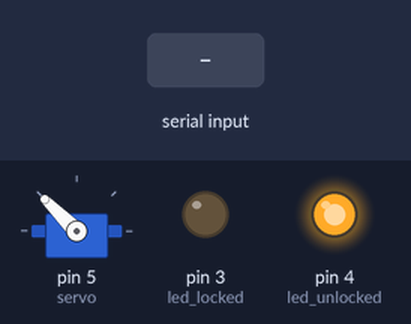
This sketch was run on a simulated Arduino Uno, built with avr-gcc and run on an emulated ATmega328P. Shown: servo, output pins drawn as LEDs (lit = HIGH). Inputs (shaded band) come from the test bench. What the sketch prints to the serial monitor is not drawn.

Above: at 1.2 s.
1.3 s: "state\n" received over Serial
Timing chart, 0 to 4.3 s (numbered marks = the images above; inputs shaded):
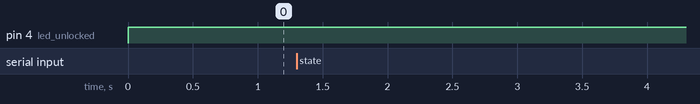

The sketch:

doorlock.ino
```cpp
#include <Servo.h>

// Pin settings
const int led_locked = 3;
const int led_unlocked = 4;
const int servo_pin = 5;

// Servo settings
const int lock_pos = 20;
const int unlock_pos = 135;

Servo servo;

bool locked = false;

void setup() {
  // Initialise Serial library and configure pins.
  Serial.begin(115200);

  servo.attach(5);

  pinMode(led_locked, OUTPUT);
  pinMode(led_unlocked, OUTPUT);
}

void loop() {
  // Check for new Serial messages.
  while (Serial.available() > 0) {
    // Read one line (messages are one line each)
    String message = Serial.readStringUntil('\n');

    // Handle each message type.
    if (message.startsWith("set")) {
      locked = message.endsWith("1");
    } else if (message == "state") {
      Serial.println(locked ? "Locked" : "Unlocked");
    }
  }

  // Update actuators.
  if (locked) {
    digitalWrite(led_locked, HIGH);
    digitalWrite(led_unlocked, LOW);
    servo.write(lock_pos);
  } else {
    digitalWrite(led_locked, LOW);
    digitalWrite(led_unlocked, HIGH);
    servo.write(unlock_pos);
  }

  // Delay, to reduce CPU time.
  delay(100);
}
```

Measured:
- after the input at 1.3 s, every drawn part: stays the same
